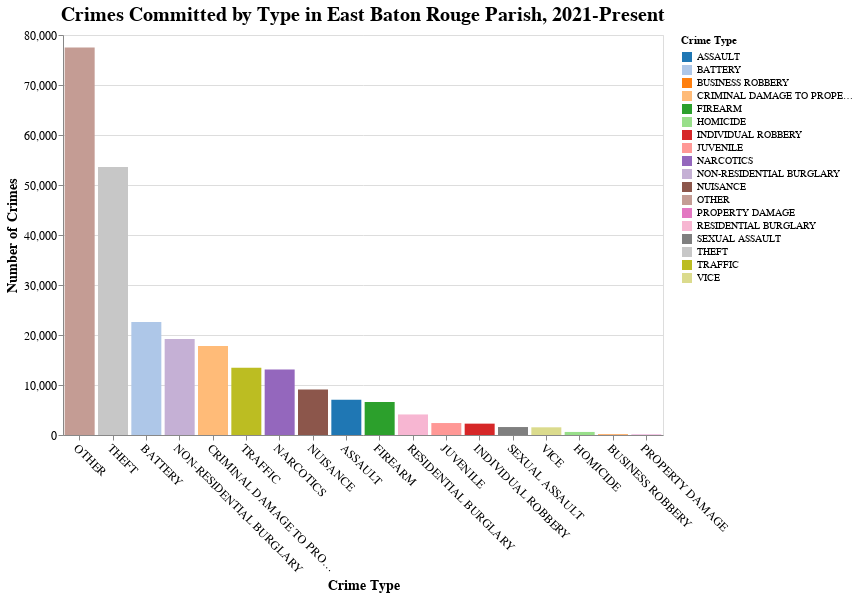

Here is the notebook cell this chart was saved with:
### Markdown cell above
adding screenshot of chart since it isn't rendering in GitHub even though it renders locally
![image.png](attachment:image.png)

### Code cell
# sort by prevalence
prevalence = ebrp_num_df.sort_values(by='COUNT',ascending=False)['STATUTE_CATEGORY'].to_list()

chart = alt.Chart(ebrp_num_df).mark_bar().encode(
    x = alt.X('STATUTE_CATEGORY',title='Crime Type',axis=alt.Axis(labelAngle=45),sort=prevalence),
    y = alt.Y('COUNT',title='Number of Crimes'),
    color = alt.Color('STATUTE_CATEGORY:N', title='Crime Type', scale=alt.Scale(scheme='category20')),
).properties(
    title='Crimes Committed by Type in East Baton Rouge Parish, 2021-Present',
    width=600,
    height=400
).configure_axis(
    labelFontSize=12,
    titleFontSize=14
).configure_title(
    fontSize=20
)

chart.display()

### Figure 1 — Vega-Lite specification as saved in the notebook (floating-point values rounded to 4 significant figures)
{"config": {"view": {"continuousWidth": 300, "continuousHeight": 300}, "axis": {"labelFontSize": 12, "titleFontSize": 14}, "title": {"fontSize": 20}}, "data": {"name": "data-f0b4fca6cef82444915f847be35d81df"}, "mark": {"type": "bar"}, "encoding": {"color": {"field": "STATUTE_CATEGORY", "scale": {"scheme": "category20"}, "title": "Crime Type", "type": "nominal"}, "x": {"axis": {"labelAngle": 45}, "field": "STATUTE_CATEGORY", "sort": ["OTHER", "THEFT", "BATTERY", "NON-RESIDENTIAL BURGLARY", "CRIMINAL DAMAGE TO PROPERTY", "TRAFFIC", "NARCOTICS", "NUISANCE", "ASSAULT", "FIREARM", "RESIDENTIAL BURGLARY", "JUVENILE", "INDIVIDUAL ROBBERY", "SEXUAL ASSAULT", "VICE", "HOMICIDE", "BUSINESS ROBBERY", "PROPERTY DAMAGE"], "title": "Crime Type", "type": "nominal"}, "y": {"field": "COUNT", "title": "Number of Crimes", "type": "quantitative"}}, "height": 400, "title": "Crimes Committed by Type in East Baton Rouge Parish, 2021-Present", "width": 600, "$schema": "https://vega.github.io/schema/vega-lite/v5.8.0.json", "datasets": {"data-f0b4fca6cef82444915f847be35d81df": [{"STATUTE_CATEGORY": "ASSAULT", "COUNT": 7026}, {"STATUTE_CATEGORY": "BATTERY", "COUNT": 22616}, {"STATUTE_CATEGORY": "BUSINESS ROBBERY", "COUNT": 113}, {"STATUTE_CATEGORY": "CRIMINAL DAMAGE TO PROPERTY", "COUNT": 17786}, {"STATUTE_CATEGORY": "FIREARM", "COUNT": 6611}, {"STATUTE_CATEGORY": "HOMICIDE", "COUNT": 611}, {"STATUTE_CATEGORY": "INDIVIDUAL ROBBERY", "COUNT": 2272}, {"STATUTE_CATEGORY": "JUVENILE", "COUNT": 2392}, {"STATUTE_CATEGORY": "NARCOTICS", "COUNT": 13096}, {"STATUTE_CATEGORY": "NON-RESIDENTIAL BURGLARY", "COUNT": 19181}, {"STATUTE_CATEGORY": "NUISANCE", "COUNT": 9080}, {"STATUTE_CATEGORY": "OTHER", "COUNT": 77483}, {"STATUTE_CATEGORY": "PROPERTY DAMAGE", "COUNT": 83}, {"STATUTE_CATEGORY": "RESIDENTIAL BURGLARY", "COUNT": 4110}, {"STATUTE_CATEGORY": "SEXUAL ASSAULT", "COUNT": 1592}, {"STATUTE_CATEGORY": "THEFT", "COUNT": 53604}, {"STATUTE_CATEGORY": "TRAFFIC", "COUNT": 13444}, {"STATUTE_CATEGORY": "VICE", "COUNT": 1538}]}}
